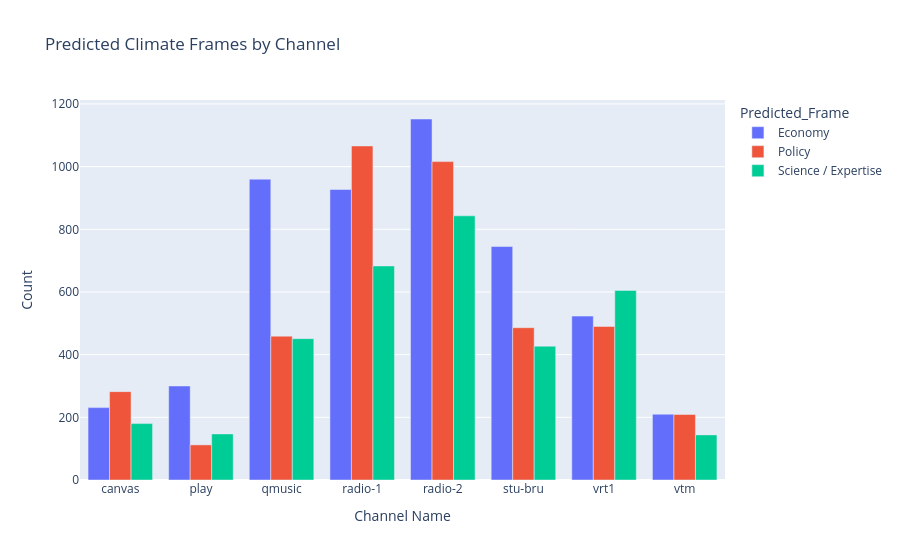

Here is the notebook cell this chart was saved with:
### Code cell
channel_frames = (
    filtered_df_final.groupby(
        ["Channel Name", "Predicted_Frame_Logistic"]
    )
    .size()
    .reset_index(name="Count")
)

fig = px.bar(
    channel_frames,
    x="Channel Name",
    y="Count",
    color="Predicted_Frame_Logistic",
    title="Predicted Climate Frames by Channel",
    barmode="group"
)

fig.show()

### Figure 1 — Plotly figure (JSON) as saved in the notebook; plotly's stock layout.template omitted (floating-point values rounded to 4 significant figures)
{"data": [{"alignmentgroup": "True", "hovertemplate": "Predicted_Frame=Economy<br>Channel Name=%{x}<br>Count=%{y}<extra></extra>", "legendgroup": "Economy", "marker": {"color": "#636efa", "pattern": {"shape": ""}}, "name": "Economy", "offsetgroup": "Economy", "orientation": "v", "showlegend": true, "textposition": "auto", "type": "bar", "x": ["canvas", "play", "qmusic", "radio-1", "radio-2", "stu-bru", "vrt1", "vtm"], "xaxis": "x", "y": [231, 300, 960, 927, 1152, 745, 523, 210], "yaxis": "y"}, {"alignmentgroup": "True", "hovertemplate": "Predicted_Frame=Policy<br>Channel Name=%{x}<br>Count=%{y}<extra></extra>", "legendgroup": "Policy", "marker": {"color": "#EF553B", "pattern": {"shape": ""}}, "name": "Policy", "offsetgroup": "Policy", "orientation": "v", "showlegend": true, "textposition": "auto", "type": "bar", "x": ["canvas", "play", "qmusic", "radio-1", "radio-2", "stu-bru", "vrt1", "vtm"], "xaxis": "x", "y": [282, 112, 459, 1066, 1016, 486, 490, 209], "yaxis": "y"}, {"alignmentgroup": "True", "hovertemplate": "Predicted_Frame=Science / Expertise<br>Channel Name=%{x}<br>Count=%{y}<extra></extra>", "legendgroup": "Science / Expertise", "marker": {"color": "#00cc96", "pattern": {"shape": ""}}, "name": "Science / Expertise", "offsetgroup": "Science / Expertise", "orientation": "v", "showlegend": true, "textposition": "auto", "type": "bar", "x": ["canvas", "play", "qmusic", "radio-1", "radio-2", "stu-bru", "vrt1", "vtm"], "xaxis": "x", "y": [180, 147, 451, 683, 843, 427, 605, 144], "yaxis": "y"}], "layout": {"barmode": "group", "legend": {"title": {"text": "Predicted_Frame"}, "tracegroupgap": 0}, "title": {"text": "Predicted Climate Frames by Channel"}, "xaxis": {"anchor": "y", "domain": [0, 1], "title": {"text": "Channel Name"}}, "yaxis": {"anchor": "x", "domain": [0, 1], "title": {"text": "Count"}}}}
